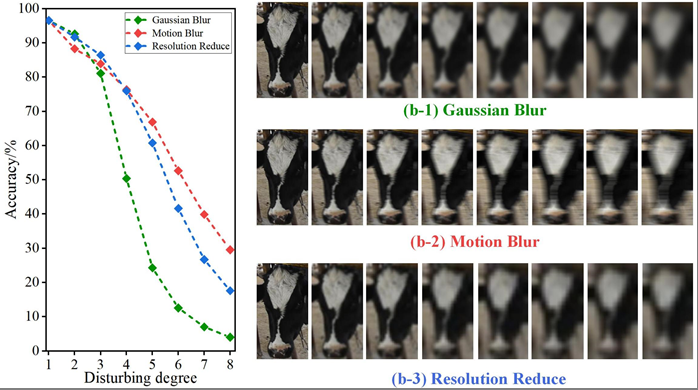
#> input picture image.png, 698 x 390 px
$ python -i Singleimge_Blur0.py   (imports and definitions only)
#> lines starting #> are read from the running program, lines starting #| are printed output that depends on the picture
# Code by Hings Hsu

import cv2
import numpy as np

def reduce_resolution(image, factor):

    height, width, _ = image.shape    # 获取原始图像的宽度和高度

    new_width = int(width / factor) # 计算新的宽度和高度
    new_height = int(height / factor)

    # 使用resize方法来缩小图像分辨率，保持尺寸不变
    resized_image = cv2.resize(image, (new_width, new_height), interpolation=cv2.INTER_AREA)
    return resized_image

# [15 lines that did not run here, left out]


# [1 line not run here, left out]

idex = 1
Image_perturbation_Gaussian_idex = 1.10*idex
Image_perturbation_Motion_idex = 5*idex
Image_perturbation_reduceresolution_idex = 2.5*idex

#
# [1 line that did not run here, left out]
# [1 line that did not run here, left out]
# [1 line that did not run here, left out]

# [9 lines of commented-out code are left out]
# [1 line not run here, left out]
# cv2.imwrite("save/Motion_blurred_image" + str(Image_perturbation_Motion_idex) +".jpg", Motion_blurred_image)  # 保存降低分辨率后的图像
# cv2.imwrite("save/reduced_resolution_image_" + str(Image_perturbation_reduceresolution_idex) +".jpg", reduce_resolution_image)  # 保存降低分辨率后的图像

>>> import cv2
>>> picture = cv2.imread('image.png', cv2.IMREAD_GRAYSCALE)
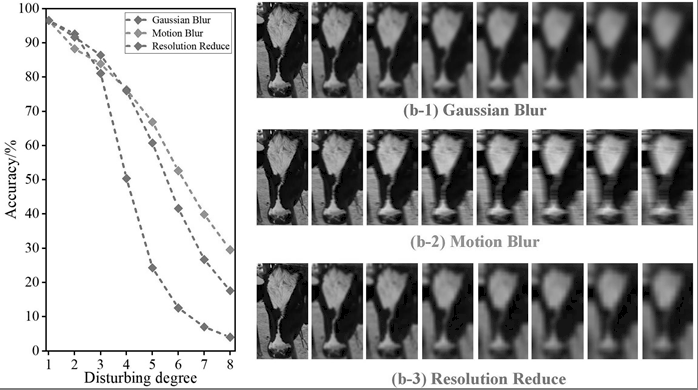
#> picture: shape (390, 698); min 0, max 255, mean 170.2
#> (the run stopped early here; a loop or call above may not have finished)
